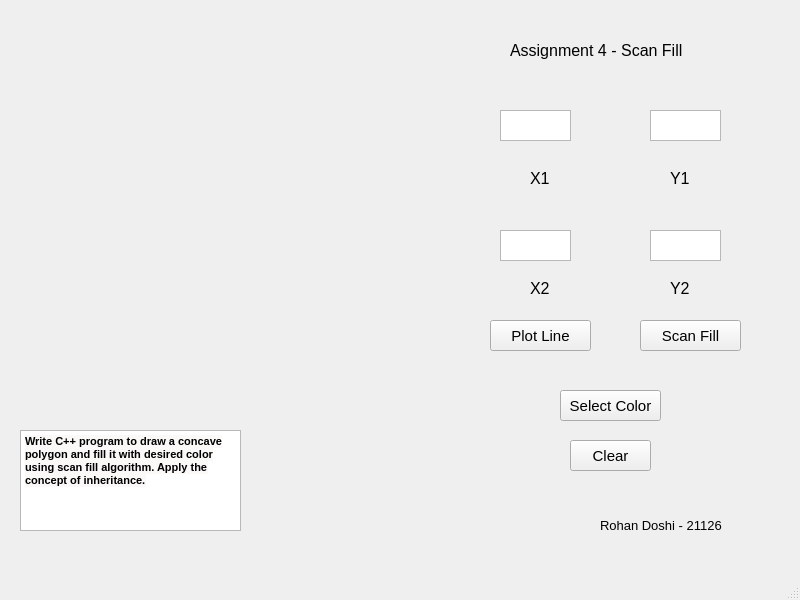
<?xml version="1.0" encoding="UTF-8"?>
<ui version="4.0">
 <class>MainWindow</class>
 <widget class="QMainWindow" name="MainWindow">
  <property name="geometry">
   <rect>
    <x>0</x>
    <y>0</y>
    <width>800</width>
    <height>600</height>
   </rect>
  </property>
  <property name="windowTitle">
   <string>MainWindow</string>
  </property>
  <widget class="QWidget" name="centralwidget">
   <widget class="QLabel" name="label">
    <property name="geometry">
     <rect>
      <x>0</x>
      <y>0</y>
      <width>400</width>
      <height>400</height>
     </rect>
    </property>
    <property name="text">
     <string/>
    </property>
   </widget>
   <widget class="QLabel" name="label_2">
    <property name="geometry">
     <rect>
      <x>530</x>
      <y>170</y>
      <width>21</width>
      <height>16</height>
     </rect>
    </property>
    <property name="font">
     <font>
      <pointsize>12</pointsize>
     </font>
    </property>
    <property name="text">
     <string>X1</string>
    </property>
   </widget>
   <widget class="QLabel" name="label_3">
    <property name="geometry">
     <rect>
      <x>670</x>
      <y>170</y>
      <width>31</width>
      <height>16</height>
     </rect>
    </property>
    <property name="font">
     <font>
      <pointsize>12</pointsize>
     </font>
    </property>
    <property name="text">
     <string>Y1</string>
    </property>
   </widget>
   <widget class="QLabel" name="label_4">
    <property name="geometry">
     <rect>
      <x>530</x>
      <y>280</y>
      <width>31</width>
      <height>16</height>
     </rect>
    </property>
    <property name="font">
     <font>
      <pointsize>12</pointsize>
     </font>
    </property>
    <property name="text">
     <string>X2</string>
    </property>
   </widget>
   <widget class="QLabel" name="label_5">
    <property name="geometry">
     <rect>
      <x>670</x>
      <y>280</y>
      <width>31</width>
      <height>16</height>
     </rect>
    </property>
    <property name="font">
     <font>
      <pointsize>12</pointsize>
     </font>
    </property>
    <property name="text">
     <string>Y2</string>
    </property>
   </widget>
   <widget class="QPlainTextEdit" name="plainTextEdit">
    <property name="geometry">
     <rect>
      <x>500</x>
      <y>110</y>
      <width>71</width>
      <height>31</height>
     </rect>
    </property>
   </widget>
   <widget class="QPlainTextEdit" name="plainTextEdit_2">
    <property name="geometry">
     <rect>
      <x>650</x>
      <y>110</y>
      <width>71</width>
      <height>31</height>
     </rect>
    </property>
   </widget>
   <widget class="QPlainTextEdit" name="plainTextEdit_3">
    <property name="geometry">
     <rect>
      <x>500</x>
      <y>230</y>
      <width>71</width>
      <height>31</height>
     </rect>
    </property>
   </widget>
   <widget class="QPlainTextEdit" name="plainTextEdit_4">
    <property name="geometry">
     <rect>
      <x>650</x>
      <y>230</y>
      <width>71</width>
      <height>31</height>
     </rect>
    </property>
   </widget>
   <widget class="QLabel" name="label_6">
    <property name="geometry">
     <rect>
      <x>510</x>
      <y>30</y>
      <width>221</width>
      <height>41</height>
     </rect>
    </property>
    <property name="font">
     <font>
      <pointsize>12</pointsize>
     </font>
    </property>
    <property name="text">
     <string>Assignment 4 - Scan Fill </string>
    </property>
   </widget>
   <widget class="QLabel" name="label_7">
    <property name="geometry">
     <rect>
      <x>600</x>
      <y>500</y>
      <width>191</width>
      <height>51</height>
     </rect>
    </property>
    <property name="font">
     <font>
      <pointsize>10</pointsize>
     </font>
    </property>
    <property name="text">
     <string>Rohan Doshi - 21126</string>
    </property>
   </widget>
   <widget class="QTextBrowser" name="textBrowser">
    <property name="geometry">
     <rect>
      <x>20</x>
      <y>430</y>
      <width>221</width>
      <height>101</height>
     </rect>
    </property>
    <property name="html">
     <string>&lt;!DOCTYPE HTML PUBLIC &quot;-//W3C//DTD HTML 4.0//EN&quot; &quot;http://www.w3.org/TR/REC-html40/strict.dtd&quot;&gt;
&lt;html&gt;&lt;head&gt;&lt;meta name=&quot;qrichtext&quot; content=&quot;1&quot; /&gt;&lt;style type=&quot;text/css&quot;&gt;
p, li { white-space: pre-wrap; }
&lt;/style&gt;&lt;/head&gt;&lt;body style=&quot; font-family:'MS Shell Dlg 2'; font-size:7.8pt; font-weight:400; font-style:normal;&quot;&gt;
&lt;p style=&quot; margin-top:0px; margin-bottom:0px; margin-left:0px; margin-right:0px; -qt-block-indent:0; text-indent:0px;&quot;&gt;&lt;span style=&quot; font-family:'serif'; font-size:8pt; font-weight:600; color:#000000; background-color:#faf9f8;&quot;&gt;Write C++ program to draw a concave polygon and fill it with desired color using scan fill algorithm. Apply the concept of inheritance.&lt;/span&gt;&lt;/p&gt;&lt;/body&gt;&lt;/html&gt;</string>
    </property>
   </widget>
   <widget class="QPushButton" name="plotLineButton">
    <property name="geometry">
     <rect>
      <x>490</x>
      <y>320</y>
      <width>101</width>
      <height>31</height>
     </rect>
    </property>
    <property name="font">
     <font>
      <pointsize>11</pointsize>
     </font>
    </property>
    <property name="text">
     <string>Plot Line</string>
    </property>
   </widget>
   <widget class="QPushButton" name="clearButton">
    <property name="geometry">
     <rect>
      <x>570</x>
      <y>440</y>
      <width>81</width>
      <height>31</height>
     </rect>
    </property>
    <property name="font">
     <font>
      <pointsize>11</pointsize>
     </font>
    </property>
    <property name="text">
     <string>Clear</string>
    </property>
   </widget>
   <widget class="QPushButton" name="scanLineButton">
    <property name="geometry">
     <rect>
      <x>640</x>
      <y>320</y>
      <width>101</width>
      <height>31</height>
     </rect>
    </property>
    <property name="font">
     <font>
      <pointsize>11</pointsize>
     </font>
    </property>
    <property name="text">
     <string>Scan Fill</string>
    </property>
   </widget>
   <widget class="QPushButton" name="colorSelectButton">
    <property name="geometry">
     <rect>
      <x>560</x>
      <y>390</y>
      <width>101</width>
      <height>31</height>
     </rect>
    </property>
    <property name="font">
     <font>
      <pointsize>11</pointsize>
     </font>
    </property>
    <property name="text">
     <string>Select Color</string>
    </property>
   </widget>
  </widget>
  <widget class="QMenuBar" name="menubar">
   <property name="geometry">
    <rect>
     <x>0</x>
     <y>0</y>
     <width>800</width>
     <height>25</height>
    </rect>
   </property>
  </widget>
  <widget class="QStatusBar" name="statusbar"/>
 </widget>
 <resources/>
 <connections/>
</ui>
